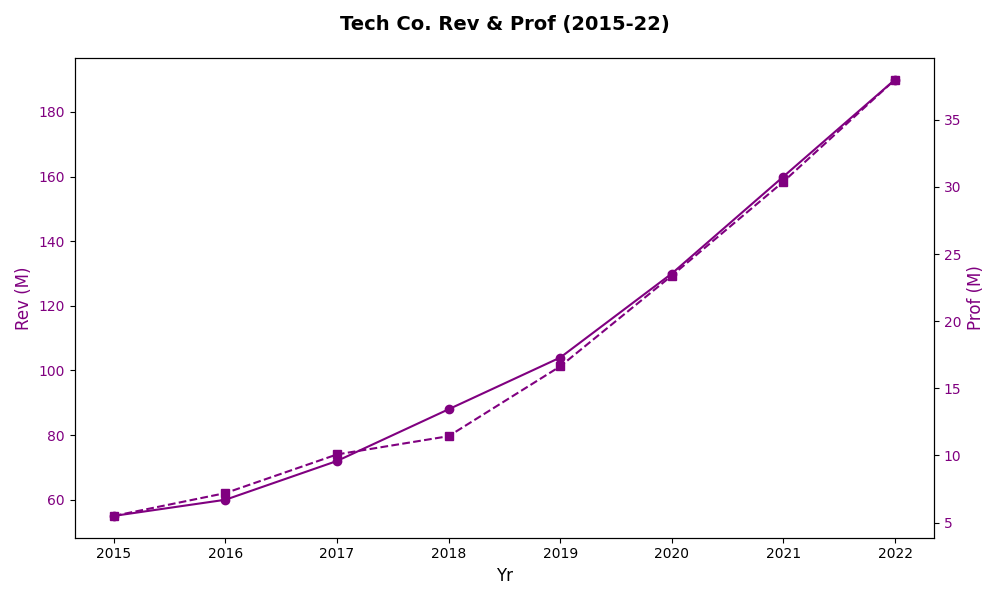

Here is the Python script that generated this plot:
import matplotlib.pyplot as plt
import numpy as np

years = np.arange(2015, 2023)
revenue = [55, 60, 72, 88, 104, 130, 160, 190]
profit_margin = [10, 12, 14, 13, 16, 18, 19, 20]

profit = [r * p / 100 for r, p in zip(revenue, profit_margin)]

fig, ax1 = plt.subplots(figsize=(10, 6))

# Use the single color 'purple' for both data series
ax1.plot(years, revenue, color='purple', marker='o', linestyle='-')
ax1.set_xlabel('Yr', fontsize=12)
ax1.set_ylabel('Rev (M)', color='purple', fontsize=12)
ax1.tick_params(axis='y', labelcolor='purple')

ax2 = ax1.twinx()
ax2.plot(years, profit, color='purple', marker='s', linestyle='--')
ax2.set_ylabel('Prof (M)', color='purple', fontsize=12)
ax2.tick_params(axis='y', labelcolor='purple')

plt.title("Tech Co. Rev & Prof (2015-22)", fontsize=14, fontweight='bold', pad=20)

plt.tight_layout()
plt.show()
